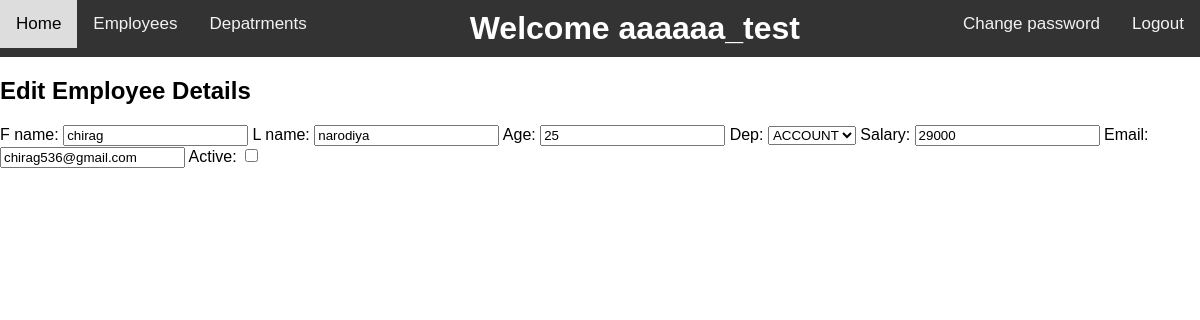
The page /edit_emp/2/ (signed in) on the database its author committed.
### members/models.py (models this page shows)
class Employee(models.Model):
    f_name = models.CharField(max_length=255)
    l_name = models.CharField(max_length=255)
    age = models.IntegerField()
    dep = models.ForeignKey('Dep', on_delete=models.CASCADE)
    salary = models.IntegerField(null=True)
    email = models.EmailField(max_length=254, null=True)
    active = models.BooleanField(default=True)

### members/views.py (the view)
# urls.py: path('edit_emp/<int:id>/', views.edit_emp, name='edit_emp'),
@login_required(redirect_field_name="my_redirect_field", login_url='/login/')
def edit_emp(request, id):
    emp_obj = Employee.objects.get(id=id)
    name = request.user.first_name
    if request.POST:
        form = EmployeeForm(request.POST, instance=emp_obj)
        if form.is_valid():
            form.save()
            return redirect('/emp_list/')
    else:
        form = EmployeeForm(instance=emp_obj)
    template = loader.get_template('edit_emp.html')
    context = {
        'form': form,
        'f_name': name
    }
    return HttpResponse(template.render(context, request))

### members/views.py
class EmployeeForm(forms.ModelForm):
    class Meta:
        model = Employee
        fields = "__all__"

### members/models.py (called while the page is built)
    def __str__(self):
        return self.dep_name

### members/templates/edit_emp.html (shortened to what this page needs)
{% extends "master.html" %}
{% block content %}
<h2>Edit Employee Details</h2>
{{form}}
{% endblock %}

### members/templates/master.html (shortened to what this page needs)
<!DOCTYPE html>
<html>
<head>
</head>
<body>
<div class="topnav">
  <a href="{% url 'home' %}">Home</a>
  <a href="{% url 'emp_list' %}">Employees</a>
  <a href="{% url 'dep_list' %}">Depatrments</a>
    <div style="float: right">
  <a href="{% url 'change_password' %}" >Change password</a>
  <a href="{% url 'logout' %}">Logout</a>
    </div>
<h1 style="text-align:center;color:white;margin:10px">Welcome {{ f_name }}</h1>
</div>
{% block content %}
{% endblock %}
</body>
</html>

### rows shown on the page
Employee: f_name "chirag", l_name "narodiya", age "25", dep "ACCOUNT", salary "29000", email "chirag536@gmail.com"

### other values the page prints
{{ f_name }} "aaaaaa_test"
